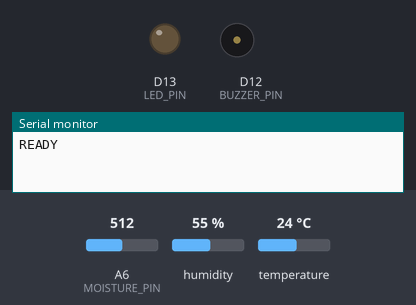
The sketch below on a simulated Arduino Nano 33 BLE. Parts: output pins drawn as LEDs (lit = HIGH), buzzer (waves = sounding, pin HIGH), the last lines printed to the serial monitor. The test bench sets the inputs (shaded band); at power-on: A6 (MOISTURE_PIN) = 512, humidity 55 %, temperature 24 °C.

Above: at 1.3 s.
1.4 s: A6 (MOISTURE_PIN) set to 460
At 5.05 s:
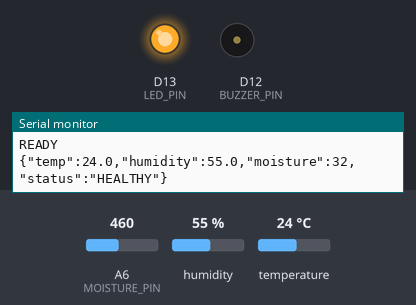
11.6 s: A6 (MOISTURE_PIN) set to 433
At 15.08 s:
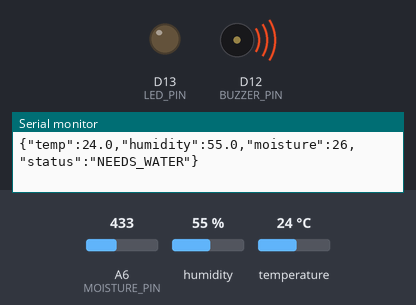
Timing chart, 0 to 27.4 s (numbered marks = the images above; inputs shaded):
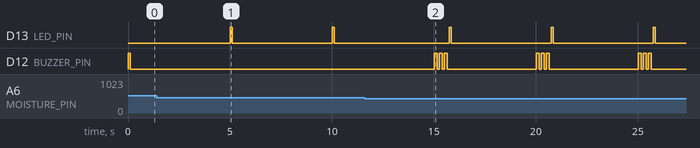

Measured:
- the behaviour switches between 450 and 449 on A6 (MOISTURE_PIN) (found by bisection; images 1 and 2)
- after the input at 11.6 s, D12 (BUZZER_PIN): LOW → HIGH after 3.4 s, then repeats every 5.0 s: 2 × (LOW 0.10 s, HIGH 0.15 s), LOW 4.3 s, HIGH 0.15 s
- by itself, D13 (LED_PIN): alternates HIGH for 0.10 s and LOW for 4.9 s

The sketch:

plant_sensor.ino
```cpp
#include <Arduino_HTS221.h>

#define MOISTURE_PIN A6
#define BUZZER_PIN 12
#define LED_PIN LED_BUILTIN

int MOISTURE_DRY = 300;
int MOISTURE_WET = 800;

unsigned long lastRead = 0;
bool hts221_ok = false;

void setup() {
  Serial.begin(115200);
  while (!Serial && millis() < 3000);

  pinMode(MOISTURE_PIN, INPUT);
  pinMode(BUZZER_PIN, OUTPUT);
  pinMode(LED_PIN, OUTPUT);

  if (HTS.begin()) hts221_ok = true;

  digitalWrite(BUZZER_PIN, HIGH);
  delay(100);
  digitalWrite(BUZZER_PIN, LOW);

  Serial.println("READY");
}

void loop() {
  if (millis() - lastRead >= 5000) {
    lastRead = millis();

    float temp = hts221_ok ? HTS.readTemperature() : 22.0;
    float hum = hts221_ok ? HTS.readHumidity() : 50.0;

    int moistRaw = analogRead(MOISTURE_PIN);
    int moisture = map(moistRaw, MOISTURE_DRY, MOISTURE_WET, 0, 100);
    moisture = constrain(moisture, 0, 100);

    String status = (moisture < 30) ? "NEEDS_WATER" : "HEALTHY";

    Serial.print("{\"temp\":");
    Serial.print(temp, 1);
    Serial.print(",\"humidity\":");
    Serial.print(hum, 1);
    Serial.print(",\"moisture\":");
    Serial.print(moisture);
    Serial.print(",\"status\":\"");
    Serial.print(status);
    Serial.println("\"}");

    if (moisture < 30) {
      for (int i = 0; i < 3; i++) {
        digitalWrite(BUZZER_PIN, HIGH);
        delay(150);
        digitalWrite(BUZZER_PIN, LOW);
        delay(100);
      }
    }

    digitalWrite(LED_PIN, HIGH);
    delay(100);
    digitalWrite(LED_PIN, LOW);
  }
}
```
